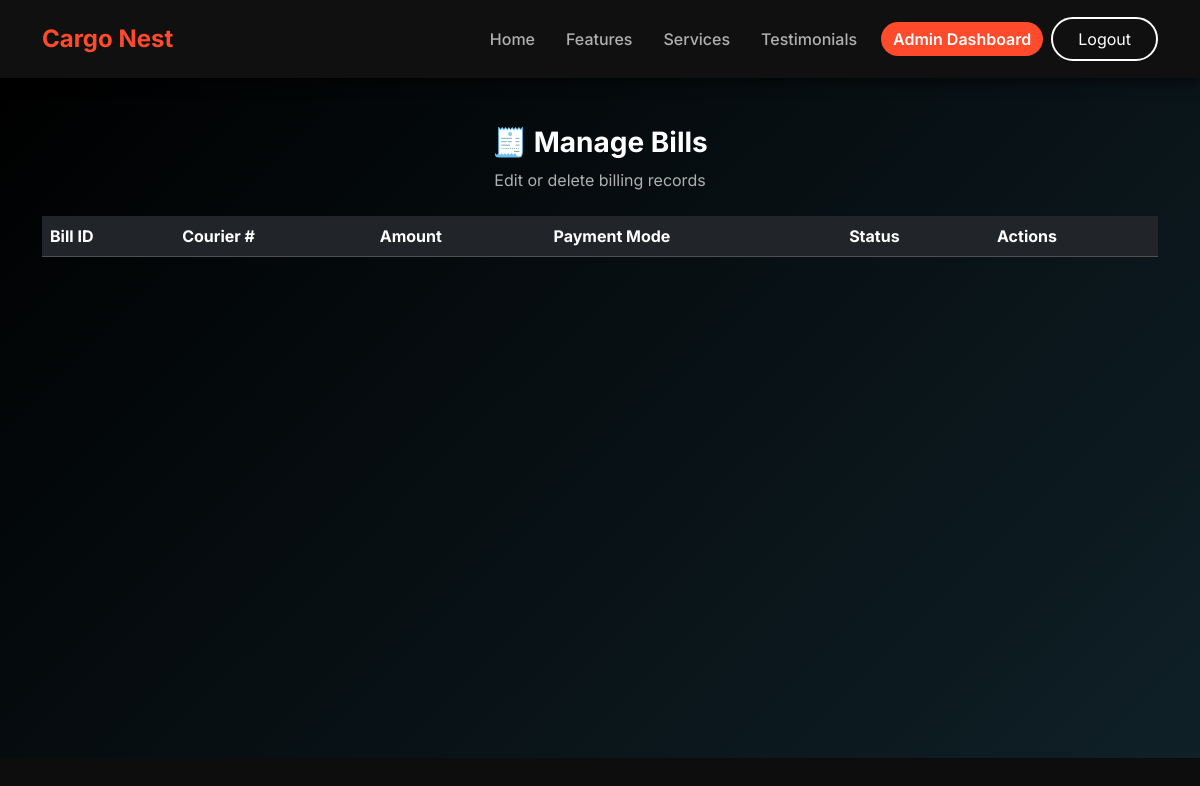
The app's page /admin/manage_bills.php (signed in), older data.
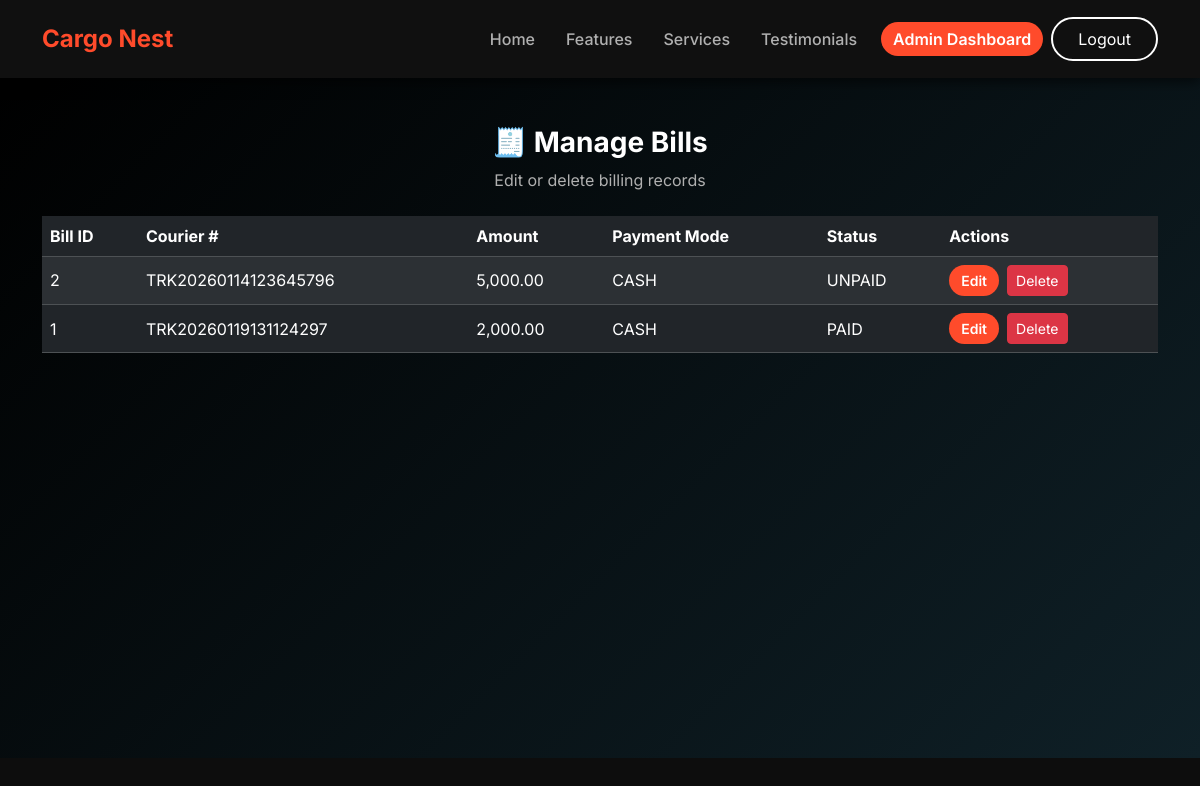
The same page, newer data.
### tables this page shows
CREATE TABLE `bills` (
  `bill_id` int(11) NOT NULL,
  `courier_id` int(11) NOT NULL,
  `amount` decimal(10,2) DEFAULT NULL,
  `payment_mode` varchar(50) DEFAULT NULL,
  `created_by` int(11) NOT NULL,
  `payment_status` enum('PAID','UNPAID') DEFAULT 'UNPAID',
  `created_at` timestamp NOT NULL DEFAULT current_timestamp()
);

CREATE TABLE `couriers` (
  `courier_id` int(11) NOT NULL,
  `tracking_number` varchar(50) NOT NULL,
  `sender_id` int(11) DEFAULT NULL,
  `receiver_name` varchar(100) DEFAULT NULL,
  `receiver_phone` varchar(15) DEFAULT NULL,
  `receiver_address` text DEFAULT NULL,
  `courier_type` varchar(50) DEFAULT NULL,
  `courier_company` varchar(50) DEFAULT NULL,
  `booking_date` date DEFAULT NULL,
  `expected_delivery` date DEFAULT NULL,
  `status` enum('BOOKED','IN_TRANSIT','DELIVERED') DEFAULT 'BOOKED',
  `created_by` int(11) DEFAULT NULL,
  `branch` varchar(50) DEFAULT NULL
);

### admin/manage_bills.php (the view, shortened to what this page needs)
<?php
include "../config/db.php";
include "../includes/header.php";
$bills = mysqli_query($conn, "SELECT b.bill_id, b.courier_id, b.amount, b.payment_mode, b.payment_status, c.tracking_number
                              FROM bills b
                              LEFT JOIN couriers c ON b.courier_id=c.courier_id
                              ORDER BY b.bill_id DESC");
?>
<section class="auth-section py-5" style="min-height:85vh;">
    <div class="container">
        <div class="text-center mb-4">
            <h3 class="fw-bold text-white">🧾 Manage Bills</h3>
            <p class="text-gray mb-0">Edit or delete billing records</p>
        </div>
        <table class="table table-dark table-striped table-hover text-white align-middle">
            <thead>
                <tr>
                    <th>Bill ID</th>
                    <th>Courier #</th>
                    <th>Amount</th>
                    <th>Payment Mode</th>
                    <th>Status</th>
                    <th>Actions</th>
                </tr>
            </thead>
            <tbody>
                <?php while($row = mysqli_fetch_assoc($bills)): ?>
                <tr>
                    <td><?= $row['bill_id'] ?></td>
                    <td><?= $row['tracking_number'] ?? 'N/A' ?></td>
                    <td><?= number_format($row['amount'],2) ?></td>
                    <td><?= $row['payment_mode'] ?></td>
                    <td><?= $row['payment_status'] ?></td>
                    <td class="d-flex gap-2">
                        <a href="update_bill.php?id=<?= $row['bill_id'] ?>" class="btn btn-sm btn-accent">Edit</a>
                        <a href="delete_bill.php?id=<?= $row['bill_id'] ?>" class="btn btn-sm btn-danger"
                           onclick="return confirm('Are you sure you want to delete this bill?');">Delete</a>
                    </td>
                </tr>
                <?php endwhile; ?>
            </tbody>
        </table>
    </div>
</section>

Row changes from the older to the newer data that the page shows:
added bills: bill_id "2", courier.tracking_number "TRK20260114123645796", amount "5,000.00", payment_mode "CASH", payment_status "UNPAID"
added bills: bill_id "1", courier.tracking_number "TRK20260119131124297", amount "2,000.00", payment_mode "CASH", payment_status "PAID"
